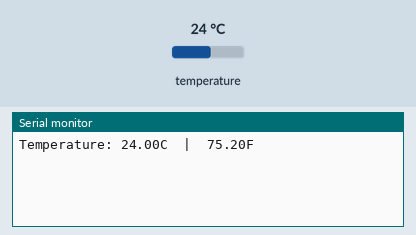
This sketch was run on a simulated Arduino Uno, built with avr-gcc and run on an emulated ATmega328P. Parts: the last lines printed to the serial monitor. Inputs (shaded band) come from the test bench; at power-on: temperature 24 °C.

Above: at 1.5 s.
1.6 s: temperature set to 12 °C
At 4.4 s:
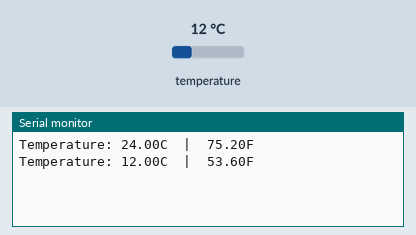
4.6 s: temperature set to 19 °C
At 7.2 s:
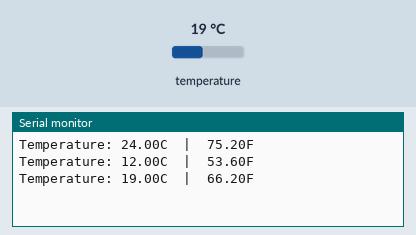
Timing chart, 0 to 8.7 s (numbered marks = the images above; inputs shaded):
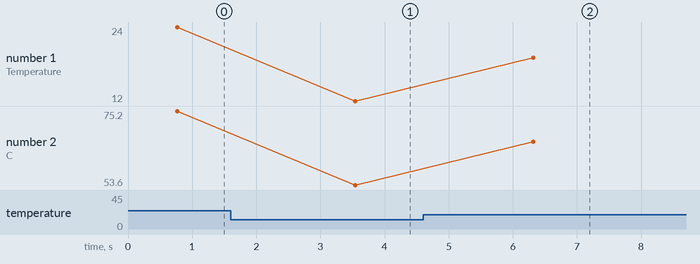

Measured:
- after the input at 1.6 s, the serial monitor: prints a new line after 1.9 s (image 1)
- after the input at 4.6 s, the serial monitor: prints a new line after 1.7 s (image 2)
- plotted number 1: 24 → 12 after the input at 1.6 s, 12 → 19 after the input at 4.6 s
- plotted number 2: 75.2 → 53.6 after the input at 1.6 s, 53.6 → 66.2 after the input at 4.6 s

The sketch:

Temperature_Sesnor.ino
```cpp
#include <OneWire.h>
#include <DallasTemperature.h>

#define ONE_WIRE_BUS 2

OneWire oneWire(ONE_WIRE_BUS);
DallasTemperature sensors(&oneWire);

void setup() {
  // put your setup code here, to run once:
  sensors.begin();
  Serial.begin(9600);
}

void loop() {

  // Send the command to get temperatures
  sensors.requestTemperatures();

  //print the temperature in Celsius
  Serial.print("Temperature: ");
  Serial.print(sensors.getTempCByIndex(0));
  Serial.print("C  |  ");

  //print the temperature in Fahrenheit
  Serial.print((sensors.getTempCByIndex(0) * 9.0) / 5.0 + 32.0);
  Serial.println("F");
  delay(2000);
}
```
